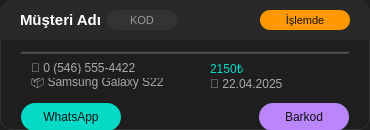
<?xml version="1.0" encoding="UTF-8"?>
<ui version="4.0">
 <class>CustomerCard</class>
 <widget class="QWidget" name="CustomerCard">
  <property name="geometry">
   <rect>
    <x>0</x>
    <y>0</y>
    <width>370</width>
    <height>130</height>
   </rect>
  </property>
  <property name="minimumSize">
   <size>
    <width>370</width>
    <height>130</height>
   </size>
  </property>
  <property name="windowTitle">
   <string>Müşteri Kartı</string>
  </property>
  <property name="styleSheet">
   <string notr="true">QWidget#CustomerCard {
  background-color: #1e1e1e;
  border: 1px solid #323232;
  border-radius: 12px;
}
</string>
  </property>
  <layout class="QVBoxLayout" name="verticalLayout">
   <property name="spacing">
    <number>0</number>
   </property>
   <property name="leftMargin">
    <number>0</number>
   </property>
   <property name="topMargin">
    <number>0</number>
   </property>
   <property name="rightMargin">
    <number>0</number>
   </property>
   <property name="bottomMargin">
    <number>0</number>
   </property>
   <item>
    <widget class="QFrame" name="headerFrame">
     <property name="minimumSize">
      <size>
       <width>0</width>
       <height>40</height>
      </size>
     </property>
     <property name="maximumSize">
      <size>
       <width>16777215</width>
       <height>40</height>
      </size>
     </property>
     <property name="styleSheet">
      <string notr="true">QFrame#headerFrame {
  background-color: #292929;
  border-top-left-radius: 12px;
  border-top-right-radius: 12px;
  border-bottom-left-radius: 0px;
  border-bottom-right-radius: 0px;
}</string>
     </property>
     <property name="frameShape">
      <enum>QFrame::StyledPanel</enum>
     </property>
     <property name="frameShadow">
      <enum>QFrame::Raised</enum>
     </property>
     <layout class="QHBoxLayout" name="horizontalLayout">
      <property name="leftMargin">
       <number>20</number>
      </property>
      <property name="topMargin">
       <number>0</number>
      </property>
      <property name="rightMargin">
       <number>20</number>
      </property>
      <property name="bottomMargin">
       <number>0</number>
      </property>
      <item>
       <widget class="QLabel" name="customerNameLabel">
        <property name="styleSheet">
         <string notr="true">color: white;
font-size: 15px;
font-weight: bold;</string>
        </property>
        <property name="text">
         <string>Müşteri Adı</string>
        </property>
       </widget>
      </item>
      <item>
       <widget class="QLabel" name="customerCodeLabel">
        <property name="minimumSize">
         <size>
          <width>70</width>
          <height>20</height>
         </size>
        </property>
        <property name="maximumSize">
         <size>
          <width>70</width>
          <height>20</height>
         </size>
        </property>
        <property name="styleSheet">
         <string notr="true">background-color: #333333;
color: #999999;
border-radius: 10px;
font-size: 11px;</string>
        </property>
        <property name="text">
         <string>KOD</string>
        </property>
        <property name="alignment">
         <set>Qt::AlignCenter</set>
        </property>
       </widget>
      </item>
      <item>
       <spacer name="horizontalSpacer">
        <property name="orientation">
         <enum>Qt::Horizontal</enum>
        </property>
        <property name="sizeHint" stdset="0">
         <size>
          <width>13</width>
          <height>20</height>
         </size>
        </property>
       </spacer>
      </item>
      <item>
       <widget class="QLabel" name="statusLabel">
        <property name="minimumSize">
         <size>
          <width>90</width>
          <height>20</height>
         </size>
        </property>
        <property name="maximumSize">
         <size>
          <width>90</width>
          <height>20</height>
         </size>
        </property>
        <property name="styleSheet">
         <string notr="true">background-color: #ff9800;
color: #121212;
border-radius: 10px;
font-size: 11px;</string>
        </property>
        <property name="text">
         <string>İşlemde</string>
        </property>
        <property name="alignment">
         <set>Qt::AlignCenter</set>
        </property>
       </widget>
      </item>
     </layout>
    </widget>
   </item>
   <item>
    <widget class="QFrame" name="contentFrame">
     <property name="styleSheet">
      <string notr="true">QFrame#contentFrame {
  background-color: transparent;
}

QLabel {
  color: #aaaaaa;
  font-size: 12px;
}

QLabel#priceLabel {
  color: #03dac6;
}</string>
     </property>
     <property name="frameShape">
      <enum>QFrame::StyledPanel</enum>
     </property>
     <property name="frameShadow">
      <enum>QFrame::Raised</enum>
     </property>
     <layout class="QVBoxLayout" name="verticalLayout_2">
      <property name="spacing">
       <number>4</number>
      </property>
      <property name="leftMargin">
       <number>20</number>
      </property>
      <property name="topMargin">
       <number>10</number>
      </property>
      <property name="rightMargin">
       <number>20</number>
      </property>
      <property name="bottomMargin">
       <number>4</number>
      </property>
      <item>
       <widget class="Line" name="separator">
        <property name="styleSheet">
         <string notr="true">background-color: #444444;</string>
        </property>
        <property name="orientation">
         <enum>Qt::Horizontal</enum>
        </property>
       </widget>
      </item>
      <item>
       <layout class="QGridLayout" name="gridLayout">
        <property name="leftMargin">
         <number>10</number>
        </property>
        <property name="topMargin">
         <number>4</number>
        </property>
        <property name="bottomMargin">
         <number>0</number>
        </property>
        <property name="horizontalSpacing">
         <number>40</number>
        </property>
        <property name="verticalSpacing">
         <number>4</number>
        </property>
        <item row="0" column="0">
         <widget class="QLabel" name="phoneLabel">
          <property name="text">
           <string>📱 0 (546) 555-4422</string>
          </property>
         </widget>
        </item>
        <item row="0" column="1">
         <widget class="QLabel" name="priceLabel">
          <property name="text">
           <string>2150₺</string>
          </property>
         </widget>
        </item>
        <item row="1" column="0">
         <widget class="QLabel" name="productLabel">
          <property name="text">
           <string>📦 Samsung Galaxy S22</string>
          </property>
         </widget>
        </item>
        <item row="1" column="1">
         <widget class="QLabel" name="dateLabel">
          <property name="text">
           <string>📅 22.04.2025</string>
          </property>
         </widget>
        </item>
       </layout>
      </item>
      <item>
       <layout class="QHBoxLayout" name="horizontalLayout_2">
        <property name="topMargin">
         <number>10</number>
        </property>
        <property name="bottomMargin">
         <number>6</number>
        </property>
        <item>
         <widget class="QPushButton" name="whatsappButton">
          <property name="minimumSize">
           <size>
            <width>100</width>
            <height>28</height>
           </size>
          </property>
          <property name="maximumSize">
           <size>
            <width>100</width>
            <height>28</height>
           </size>
          </property>
          <property name="styleSheet">
           <string notr="true">QPushButton {
  background-color: #03dac6;
  color: #121212;
  border-radius: 14px;
  font-size: 12px;
}
QPushButton:hover {
  background-color: #00bfa5;
}
QPushButton:pressed {
  background-color: #018786;
}</string>
          </property>
          <property name="text">
           <string>WhatsApp</string>
          </property>
         </widget>
        </item>
        <item>
         <spacer name="horizontalSpacer_2">
          <property name="orientation">
           <enum>Qt::Horizontal</enum>
          </property>
          <property name="sizeHint" stdset="0">
           <size>
            <width>40</width>
            <height>20</height>
           </size>
          </property>
         </spacer>
        </item>
        <item>
         <widget class="QPushButton" name="barcodeButton">
          <property name="minimumSize">
           <size>
            <width>90</width>
            <height>28</height>
           </size>
          </property>
          <property name="maximumSize">
           <size>
            <width>90</width>
            <height>28</height>
           </size>
          </property>
          <property name="styleSheet">
           <string notr="true">QPushButton {
  background-color: #bb86fc;
  color: #121212;
  border-radius: 14px;
  font-size: 12px;
}
QPushButton:hover {
  background-color: #a370f7;
}
QPushButton:pressed {
  background-color: #8b5cf6;
}</string>
          </property>
          <property name="text">
           <string>Barkod</string>
          </property>
         </widget>
        </item>
       </layout>
      </item>
     </layout>
    </widget>
   </item>
  </layout>
 </widget>
 <resources/>
 <connections/>
</ui>
